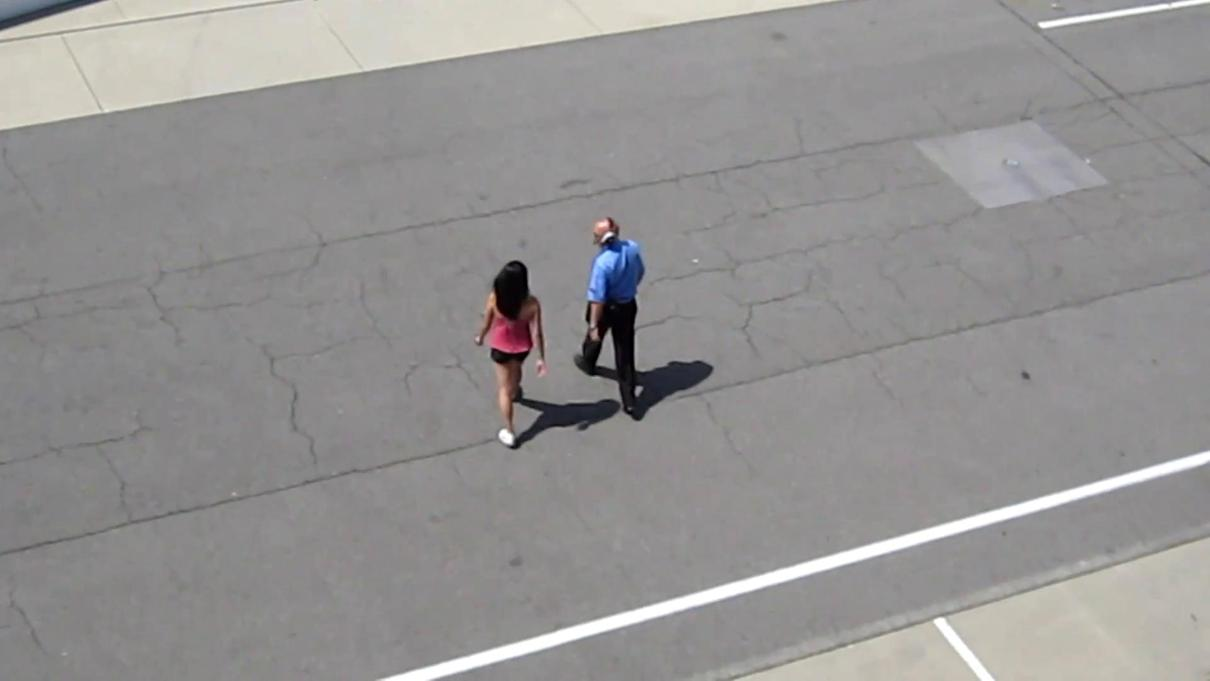
#> input picture matting/images/crossing_00000066.jpg, 1210 x 681 px
$ python sbbm_segmentation.py
#> lines starting #> are read from the running program, lines starting #| are printed output that depends on the picture
### utils/matting_utils.py
import numpy as np
from skimage.segmentation import slic
from skimage.draw import polygon

def get_search_region(bbox, frame, ratio):
    """
    Calculates coordinates of ratio*width/height of axis-aligned bbox, centred
    on the original bbox, constrained by the original size of the image.

    Arguments:
      bbox  = axis-aligned bbox of the form [x0, y0, width, height]
      frame = MxNxD Image to constrain bbox by
      ratio = ratio at which to change bbox dimensions by

    Output:
      x0, y0, x1, y1 = Coordinates of expanded axis-aligned bbox
    """
    x0, y0, w, h = bbox
    ih, iw = frame.shape[:2]

    ww, hh = ratio*w, ratio*h

    # expand bbox by ratio
    x1 = np.min([iw-1, x0 + w/2 + ww/2])
    y1 = np.min([ih-1, y0 + h/2 + hh/2])
    x0 = np.max([0, x0 + w/2 - ww/2])
    y0 = np.max([0, y0 + h/2 - hh/2])

    x0, y0, x1, y1 = np.rint(np.array([x0, y0, x1, y1])).astype('int')

    return x0, y0, x1, y1

def bbox_to_axis_aligned_bbox(bbox):
    """
    Converts bbox of the form [x0, y0, x1, y1, x2, y2, x3, y3] to
    axis-aligned version, i.e.: [x0, y0, width height]
    """
    bbox_reshaped = bbox.reshape([4, 2])
    bbox_aa = np.array([bbox_reshaped[:, 0].min(), bbox_reshaped[:, 1].min()])

    return np.concatenate((bbox_aa, [bbox_reshaped[:, 0].max(),
                           bbox_reshaped[:, 1].max()] - bbox_aa))

def superpixel_image(image, bbox, Nsp_min=100, Nsp_max=500, Nsp_npx=50):
    """
    Superpixels an image using slic0 and labels them 1 if they are 100%
    inside the bounding box, 0 otherwise.

    Arguments:
        image = MxNxD
        bbox =
        Nsp_npx = number of pixels per superpixel (on avg) we're aiming for
        Nsp_min = (approx) min number of superpixels in cropped region
        Nsp_max = (approx) max number of superpixels in cropped region

    Output:
        segments = MxN label image where each pixel's value represents the
                   superpixel it belongs to.
        sp_label = boolean vector containing segments.max()+1 entries
                   corresponding to the label of the superpixel, with 1
                   indicating 100% inside the bounding box, 0 otherwise.
    """
    bbox_aa = bbox_to_axis_aligned_bbox(bbox)

    # calculate number of superpixels to aim for
    n_sp = np.rint(bbox_aa[2] * bbox_aa[3] / Nsp_npx).astype('int')
    n_sp = np.max([Nsp_min, np.min([Nsp_max, n_sp])])

    # segment the image using SLIC0
    segments = slic(image, n_segments=n_sp, slic_zero=True,
                    enforce_connectivity=True)
    n_sp = segments.max()+1 # actual number of superpixels

    # create mask for outside of bounding box
    bbox_mask = np.zeros(image.shape[:2], dtype='bool')
    x, y = polygon(bbox[::2], bbox[1::2])
    bbox_mask[y, x] = True

    # label superpixels - 0 = 100% outside bbox, 1 = some overlap with bbox
    sp_label = np.zeros((n_sp), dtype='bool')

    for n in range(n_sp):
        # label n'th sp as inside bbox if any of its pixels overlap the bbox
        if np.any((segments == n) & bbox_mask):
            sp_label[n] = True

    return segments, sp_label

### matting/sbbm_segmentation.py
import os
from utils.matting_utils import *

def sbbm(frame, segments, labels,
         delta=0.5, eta=0.8, R=20):
    # [9 lines of commented-out code are left out]
    S = np.rint(segments.size / labels.size * delta).astype('int')

    # sample (with replacement) each superpixel S times
    samples = np.zeros((sum(~labels), S, frame.shape[2]))
    sp_mask = np.zeros(frame.shape[:2], dtype='bool')
    superpixel_inds = np.arange(labels.size)

    for i, sp_no in enumerate(superpixel_inds[~labels]):
        # i = sample index, sp_no = superpixel number
        sp_mask[:, :] = segments == sp_no
        yy, xx = sp_mask.nonzero()

        inds = np.random.randint(low=0, high=len(yy), size=S)
        samples[i, :, :] = frame[yy[inds], xx[inds], :]

    Rsqr = R*R

    pred = np.ones(sum(labels), dtype='bool') # predictions for unknown sps

    for i, sp_no in enumerate(superpixel_inds[labels]):
        sp_mask[:, :] = segments == sp_no
        yy, xx = sp_mask.nonzero()
        pixel_values = frame[yy, xx, :] # shape=(npix, D)

        # calculate squared distance between samples and pixel values
        Z = samples[:, :, np.newaxis, :] - pixel_values[np.newaxis, np.newaxis, :] # shape(n_training, N, npix, D)
        Z *= Z
        Z = np.sum(Z, axis=3) # shape=(n_training, S, npix)

        # count number of pixels that match each sample
        Z = np.sum(Z < Rsqr, axis=(1,2)) # shape = n_training

        # normalise to the range [0, 1]
        samples_matched_pct = Z / (len(yy) * S) # shape = n_training - [0, 1]

        # if any match the background, predict it as such
        if np.any(samples_matched_pct > eta):
            pred[i] = False

    return pred

def perform_SBBM_segmentation(image, bbox, delta=0.5, eta=0.5, crop_ratio=2, return_crop_region=False):
    """
    Performs segmentation using a One-Class SVM and RGB/LAB/SIFT/LBP features.

    Arguments:
        image             = MxNxD numpy array containing the image to be segmented.
        bbox              = array containing bounding box of the form
                            [x0, y0, x1, y1, x2, y2, x3, y3].
        delta             = proportion of the average superpixel size to sample (0, 1]
        eta               = match threshold - (0, 1]
        crop_ratio        = factor to multiply the axis-aligned version of the
                             bbox by to denote size of area to crop image to.
        return_crop_region = boolean, if True the function also returns a
                             vector containing the region used for superpixeling.
    Output:
        image_mask       = boolean mask containing True for pixels labelled as belonging
                           to the object, and False otherwise.
        [x0, y0, x1, y1] = start/end points for respective image dimensions used
                           for superpixeling (OPTIONAL)
    """

    bbox_aa = bbox_to_axis_aligned_bbox(bbox)

    # get coords of region to crop
    c_x0, c_y0, c_x1, c_y1 = get_search_region(bbox_aa, image, crop_ratio)

    # crop image and move bbox to cropped image coords
    c_image = image[c_y0:c_y1, c_x0:c_x1].copy()
    c_bbox = bbox.copy()
    c_bbox[::2] -= c_x0
    c_bbox[1::2] -= c_y0

    # superpixel cropped region
    segments, sp_labels = superpixel_image(c_image, c_bbox)

    # classify with SBBM
    pred = sbbm(c_image, segments, sp_labels,
                delta=delta, eta=eta)

    # create mask of area classified as belonging to the object
    mask = np.zeros(c_image.shape[:2], dtype='bool')

    for i, sp_no in enumerate(np.arange(len(sp_labels))[sp_labels == True]):
        if pred[i]:
            mask |= (segments == sp_no)

    image_mask = np.zeros(image.shape[:2], dtype='bool')
    image_mask[c_y0:c_y1, c_x0:c_x1] = mask

    if return_crop_region:
        return image_mask, [c_x0, c_y0, c_x1, c_y1]

    return image_mask


if __name__ == "__main__":
    # from scipy.ndimage import imread
    from PIL import Image
    import matplotlib.pyplot as plt
    CURRENT_PATH = os.getcwd()
    # apply segmentation to gymnastics4 image (from VOT2016 data set)
    image = Image.open(CURRENT_PATH + '/images/crossing_00000066.jpg')
#> image is the input picture: PIL image 1210x681 RGB; mean R, G, B 148.4, 146.9, 146.3
    image = np.array(image)
    bbox = np.array([495.64, 261.45, 543.01, 264.25,
                     532.31, 445.24, 484.94, 442.44])

    mask, [x0, y0, x1, y1] = perform_SBBM_segmentation(image, bbox, return_crop_region=True)
#> in perform_SBBM_segmentation, `c_x0, c_y0, c_x1, c_y1 = get_search_region(bbox_aa, image, crop_ratio)`: c_x0 = 456; c_y0 = 170; c_x1 = 572; c_y1 = 537
#> in perform_SBBM_segmentation, `c_image = image[c_y0:c_y1, c_x0:c_x1].copy()`:
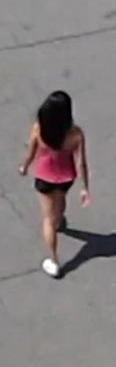
#> c_image: shape (367, 116, 3); mean R, G, B 131.8, 125.1, 125.6
#> in superpixel_image, `segments = slic(image, n_segments=n_sp, slic_zero=True, enforce_connec..`:
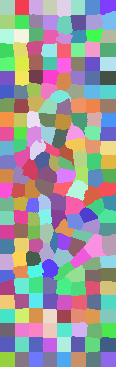
#> segments: shape (367, 116) int64; 208 distinct labels, from 1 to 208; one colour per label, 0 black
#> in superpixel_image, `n_sp = segments.max()+1`: n_sp = 209
#> the loop in sbbm, `for i, sp_no in enumerate(superpixel_inds[~labels]):` made 1 pass
#> sp_no on pass 1: 0
#> after the loop in sbbm, `for i, sp_no in enumerate(superpixel_inds[~labels]):`: samples: shape (149, 102, 3) float64; every value is 0
#> after the loop in sbbm, `for i, sp_no in enumerate(superpixel_inds[~labels]):`: sp_mask: shape (367, 116) bool; every value is 0
#> (the run stopped early here; a loop or call above may not have finished)

$ run again, with matting/images/bag_00000001.jpg copied over matting/images/crossing_00000066.jpg
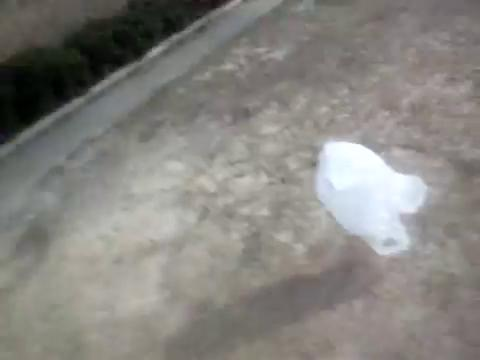
#> input picture matting/images/bag_00000001.jpg, 480 x 360 px
#> image is the input picture: PIL image 480x360 RGB; mean R, G, B 134.3, 132.3, 127.8
#> c_x0 = 456; c_y0 = 170; c_x1 = 479; c_y1 = 359
#> in perform_SBBM_segmentation, `c_image = image[c_y0:c_y1, c_x0:c_x1].copy()`:
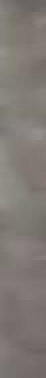
#> c_image: shape (189, 23, 3) (shown 2 times larger); mean R, G, B 127.9, 121.1, 116.7
#> in superpixel_image, `segments = slic(image, n_segments=n_sp, slic_zero=True, enforce_connec..`:
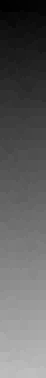
#> segments: shape (189, 23) int64 (shown 2 times larger); min 1, max 190, mean 95
#> n_sp = 191
